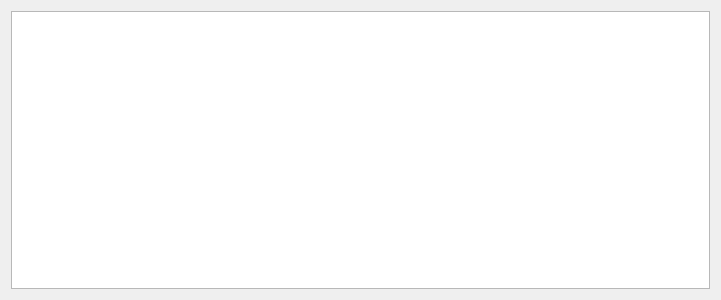
<?xml version="1.0" encoding="UTF-8"?>
<ui version="4.0">
 <class>NotificationWidget</class>
 <widget class="QWidget" name="NotificationWidget">
  <property name="geometry">
   <rect>
    <x>0</x>
    <y>0</y>
    <width>721</width>
    <height>300</height>
   </rect>
  </property>
  <property name="sizePolicy">
   <sizepolicy hsizetype="MinimumExpanding" vsizetype="MinimumExpanding">
    <horstretch>0</horstretch>
    <verstretch>0</verstretch>
   </sizepolicy>
  </property>
  <property name="windowTitle">
   <string>Form</string>
  </property>
  <layout class="QVBoxLayout" name="verticalLayout">
   <item>
    <widget class="QTextEdit" name="edit_notification">
     <property name="enabled">
      <bool>true</bool>
     </property>
     <property name="sizePolicy">
      <sizepolicy hsizetype="Expanding" vsizetype="Expanding">
       <horstretch>0</horstretch>
       <verstretch>0</verstretch>
      </sizepolicy>
     </property>
     <property name="lineWidth">
      <number>1</number>
     </property>
     <property name="tabChangesFocus">
      <bool>false</bool>
     </property>
     <property name="readOnly">
      <bool>true</bool>
     </property>
    </widget>
   </item>
  </layout>
 </widget>
 <resources/>
 <connections/>
</ui>
